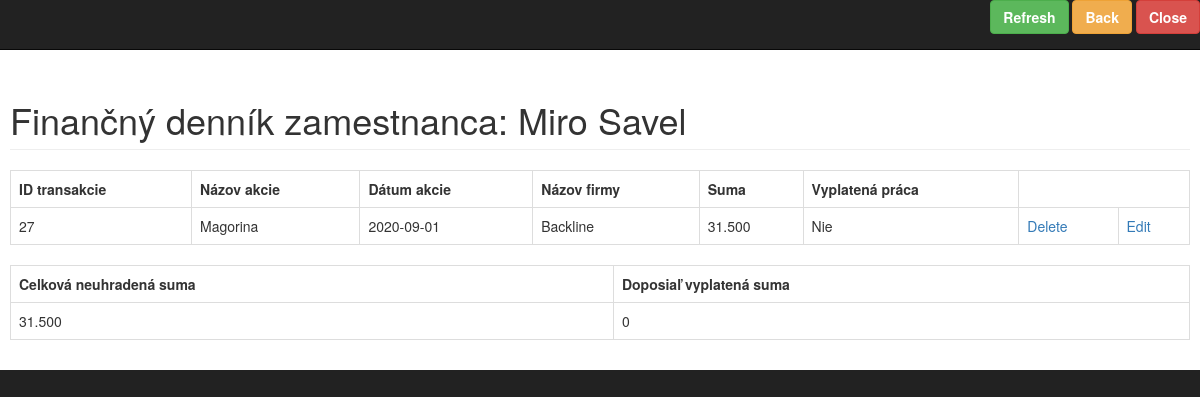
Screenshot of /cms/admin/fin_den_zamestnanci.php?id_zamestnanca=111 (signed in) with the database file from the repository.
### tables this page shows
CREATE TABLE `zamestnanci` (
  `cislo_zamestnanca` int(11) NOT NULL,
  `meno` varchar(100) DEFAULT NULL,
  `priezvisko` varchar(100) DEFAULT NULL,
  `tel` varchar(20) DEFAULT NULL,
  `mail` varchar(100) DEFAULT NULL,
  `dat_narodenia` varchar(20) DEFAULT NULL,
  `adresa_tr_pobyt` varchar(250) DEFAULT NULL,
  `adresa_pr_pobyt` varchar(250) DEFAULT NULL,
  `koef_platu` decimal(6,3) DEFAULT NULL,
  `priplatok_sobota` decimal(6,3) DEFAULT NULL,
  `priplatok_nedela` decimal(6,3) DEFAULT NULL,
  `priplatok_noc` decimal(6,3) DEFAULT NULL,
  `priplatok_sviatok` decimal(6,3) DEFAULT NULL,
  `koef_km` decimal(6,3) DEFAULT NULL,
  `rodne_cislo` varchar(20) DEFAULT NULL,
  `cislo_op` varchar(20) DEFAULT NULL,
  `dat_ins` date DEFAULT NULL,
  `dat_upd` date DEFAULT NULL
);

CREATE TABLE `fin_den_zam` (
  `id_fin_den_zam` int(11) NOT NULL,
  `cislo_zamestnanca` int(11) DEFAULT NULL,
  `schvalene_vykazy_id` int(11) DEFAULT NULL,
  `meno` varchar(50) DEFAULT NULL,
  `priezvisko` varchar(50) DEFAULT NULL,
  `suma` decimal(6,3) DEFAULT NULL,
  `typ_zaznamu` enum('false','true') NOT NULL DEFAULT 'false',
  `dat_ins` datetime DEFAULT NULL,
  `pozn` varchar(200) DEFAULT NULL
);

CREATE TABLE `schvalene_vykazy` (
  `schvalene_vykazy_id` int(11) NOT NULL,
  `nazov_akcie` varchar(100) DEFAULT NULL,
  `akcia_dat` date DEFAULT NULL,
  `firmy_id` int(11) NOT NULL,
  `ine_naklady` decimal(6,3) DEFAULT NULL
);

CREATE TABLE `firmy` (
  `firmy_id` int(11) NOT NULL,
  `nazov_firmy` varchar(200) DEFAULT NULL,
  `ico` varchar(50) DEFAULT NULL,
  `dic` varchar(50) DEFAULT NULL,
  `bezna_taxa` int(11) DEFAULT NULL,
  `priplatok_noc` int(11) DEFAULT NULL,
  `priplatok_sobota` int(11) DEFAULT NULL,
  `priplatok_nedela` int(11) DEFAULT NULL,
  `priplatok_sviatok` int(11) DEFAULT NULL
);

### cms/admin/functions_fin_den.php (the view, shortened to what this page needs)
<?php
        function LoadFinDen()
        {
            global $connection;
            $id_zamestnanca = $_REQUEST['id_zamestnanca'];
            $query = "SELECT F.id_fin_den_zam, S.nazov_akcie, S.akcia_dat, Fi.nazov_firmy, F.suma, F.typ_zaznamu
            FROM fin_den_zam F
            INNER JOIN schvalene_vykazy S ON S.schvalene_vykazy_id = F.schvalene_vykazy_id
            INNER JOIN firmy Fi ON S.firmy_id = Fi.firmy_id
            WHERE cislo_zamestnanca = {$id_zamestnanca}";
            $select_fin_den = mysqli_query($connection, $query);
            echo "<tr>";
            echo "<th> ID transakcie </th>";
            echo "<th> Názov akcie </th>";
            echo "<th> Dátum akcie </th>";
            echo "<th> Názov firmy </th>";
            echo "<th> Suma </th>";
            echo "<th> Vyplatená práca </th>";
            echo "</tr>";
            while($row = mysqli_fetch_assoc($select_fin_den))
            {
                $id_transakcie = $row['id_fin_den_zam'];
                $nazov_akcie = $row['nazov_akcie'];
                $dat_akcie = $row['akcia_dat'];
                $nazov_firmy = $row['nazov_firmy'];
                $suma = $row['suma'];
                $typ_zaznamu = $row['typ_zaznamu'];
                echo "<tr>";
                echo "<td> {$id_transakcie} </td>";
                echo "<td> {$nazov_akcie} </td>";
                echo "<td> {$dat_akcie} </td>";
                echo "<td> {$nazov_firmy} </td>";
                echo "<td> {$suma} </td>";
                if($typ_zaznamu == "false")
                {
                    echo "<td> Nie </td>";
                }
                else{
                    echo "<td> Áno </td>";
                }
                echo "<td><a href='categories.php?delete={$id_transakcie}'>Delete</a></td>";
                echo "<td><a href='categories.php?edit={$id_transakcie}'>Edit</a></td>";
                echo "</tr>";
            }
        }
        function LoadSum()
        {
            global $connection;
            $id_zamestnanca = $_REQUEST['id_zamestnanca'];
            echo "<tr>";
            echo "<th> Celková neuhradená suma </th>";
            echo "<th> Doposiaľ vyplatená suma </th>";
            echo "</tr>";
            $query = "SELECT SUM(F.suma) AS value_sum
            FROM fin_den_zam F
            WHERE cislo_zamestnanca = {$id_zamestnanca}
            AND typ_zaznamu = 'false'";
            $select_fin_den = mysqli_query($connection, $query);
            echo "<tr>";
            while($row = mysqli_fetch_assoc($select_fin_den))
            {
                $suma = $row['value_sum'];
                if($suma == 0)
                {
                    echo "<td> 0 </td>";
                }
                else{
                    echo "<td> {$suma} </td>";
                }
            }
            $query = "SELECT SUM(F.suma) AS value_sum
            FROM fin_den_zam F
            WHERE cislo_zamestnanca = {$id_zamestnanca}
            AND typ_zaznamu = 'true'";
            $select_fin_den = mysqli_query($connection, $query);
            while($row = mysqli_fetch_assoc($select_fin_den))
            {
                $suma = $row['value_sum'];
                if($suma == 0)
                {
                    echo "<td> 0 </td>";
                }
                else{
                    echo "<td> {$suma} </td>";
                }
            }
        }
        function LoadMenoZamestnanca()
        {
            global $connection;
            $id_zamestnanca = $_REQUEST['id_zamestnanca'];
            $query = "SELECT meno, priezvisko
            FROM zamestnanci
            WHERE cislo_zamestnanca = {$id_zamestnanca}";
            $select_meno_zam = mysqli_query($connection, $query);
            while($row = mysqli_fetch_assoc($select_meno_zam))
            {
                $meno = $row['meno'];
                $priezvisko = $row['priezvisko'];
                echo "{$meno} {$priezvisko}";
            }
        }
?>

### cms/admin/css/sb-admin.css (style rules this page uses)
body { margin-top: 100px; background-color: #222; }
@media (min-width:768px) { body { margin-top: 50px; } }

### rows the page displays
zamestnanci: meno "Miro", priezvisko "Savel"
fin_den_zam: id_fin_den_zam "27", schvalene_vykazy.nazov_akcie "Magorina", schvalene_vykazy.akcia_dat "2020-09-01", firmy.nazov_firmy "Backline", suma "31.500", typ_zaznamu "Nie"

### other values shown
$suma "31.500"
